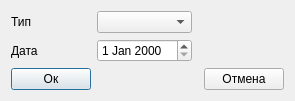
<?xml version="1.0" encoding="UTF-8"?>
<ui version="4.0">
 <class>Dialog_suicide</class>
 <widget class="QDialog" name="Dialog_suicide">
  <property name="geometry">
   <rect>
    <x>0</x>
    <y>0</y>
    <width>285</width>
    <height>98</height>
   </rect>
  </property>
  <property name="windowTitle">
   <string>Dialog</string>
  </property>
  <layout class="QVBoxLayout" name="verticalLayout">
   <item>
    <layout class="QGridLayout" name="gridLayout">
     <item row="0" column="0">
      <widget class="QLabel" name="label">
       <property name="text">
        <string>Тип</string>
       </property>
      </widget>
     </item>
     <item row="1" column="0">
      <widget class="QLabel" name="label_2">
       <property name="text">
        <string>Дата</string>
       </property>
      </widget>
     </item>
     <item row="2" column="0">
      <widget class="QPushButton" name="pushButton_ok">
       <property name="text">
        <string>Ок</string>
       </property>
      </widget>
     </item>
     <item row="2" column="1">
      <spacer name="horizontalSpacer">
       <property name="orientation">
        <enum>Qt::Horizontal</enum>
       </property>
       <property name="sizeHint" stdset="0">
        <size>
         <width>40</width>
         <height>20</height>
        </size>
       </property>
      </spacer>
     </item>
     <item row="2" column="3">
      <widget class="QPushButton" name="pushButton_cancel">
       <property name="text">
        <string>Отмена</string>
       </property>
      </widget>
     </item>
     <item row="2" column="2">
      <spacer name="horizontalSpacer_3">
       <property name="orientation">
        <enum>Qt::Horizontal</enum>
       </property>
       <property name="sizeHint" stdset="0">
        <size>
         <width>40</width>
         <height>20</height>
        </size>
       </property>
      </spacer>
     </item>
     <item row="0" column="1">
      <widget class="QComboBox" name="comboBox_type_suicide"/>
     </item>
     <item row="1" column="1">
      <widget class="QDateEdit" name="dateEdit_suicide"/>
     </item>
     <item row="0" column="2" colspan="2">
      <spacer name="horizontalSpacer_2">
       <property name="orientation">
        <enum>Qt::Horizontal</enum>
       </property>
       <property name="sizeHint" stdset="0">
        <size>
         <width>40</width>
         <height>20</height>
        </size>
       </property>
      </spacer>
     </item>
    </layout>
   </item>
  </layout>
 </widget>
 <resources/>
 <connections/>
</ui>
